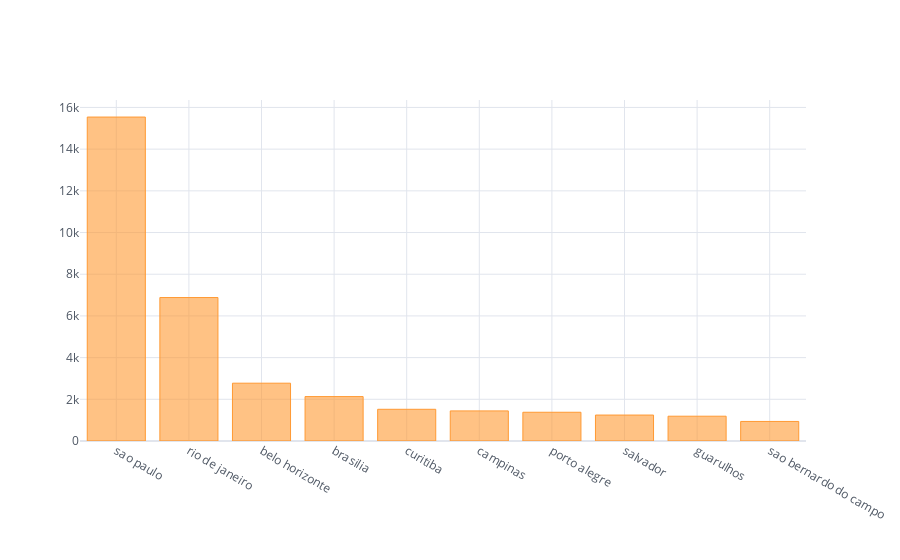

This figure's notebook cell:
### Code cell
customers_location_top10 = customers_location.head(10)
customers_location_top10.iplot(kind='bar', theme='white')

### Figure 1 — Plotly figure (JSON) as saved in the notebook; plotly's stock layout.template omitted (floating-point values rounded to 4 significant figures)
{"data": [{"marker": {"color": "rgba(255, 153, 51, 0.6)", "line": {"color": "rgba(255, 153, 51, 1.0)", "width": 1}}, "name": "customer_id", "orientation": "v", "text": "", "type": "bar", "x": ["sao paulo", "rio de janeiro", "belo horizonte", "brasilia", "curitiba", "campinas", "porto alegre", "salvador", "guarulhos", "sao bernardo do campo"], "y": [15540, 6882, 2773, 2131, 1521, 1444, 1379, 1245, 1189, 938]}], "layout": {"legend": {"bgcolor": "#FFFFFF", "font": {"color": "#4D5663"}}, "paper_bgcolor": "#FFFFFF", "plot_bgcolor": "#FFFFFF", "title": {"font": {"color": "#4D5663"}}, "xaxis": {"gridcolor": "#E1E5ED", "showgrid": true, "tickfont": {"color": "#4D5663"}, "title": {"font": {"color": "#4D5663"}, "text": ""}, "zerolinecolor": "#E1E5ED"}, "yaxis": {"gridcolor": "#E1E5ED", "showgrid": true, "tickfont": {"color": "#4D5663"}, "title": {"font": {"color": "#4D5663"}, "text": ""}, "zerolinecolor": "#E1E5ED"}}}
